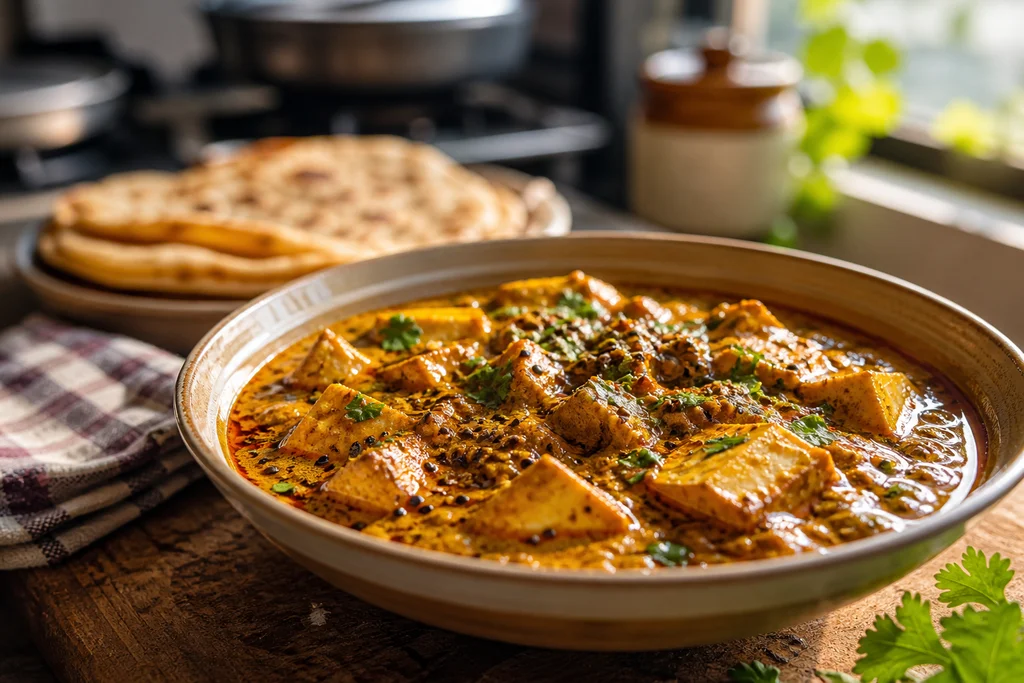
#> input picture frontend/kitchenai-frontend/assets/dishes/achari-paneer.webp, 1024 x 683 px
$ python generate-circular-favicon.py ../assets/dishes/achari-paneer.webp
#> lines starting #> are read from the running program, lines starting #| are printed output that depends on the picture
#!/usr/bin/env python3
"""Mask assets/favicon.png (or given PNG) into a circle for browser tab display."""
from __future__ import annotations

import sys
from pathlib import Path

from PIL import Image, ImageDraw

ROOT = Path(__file__).resolve().parents[1]
DEFAULT = ROOT / "assets" / "favicon.png"


def circularize(path: Path) -> None:
    src = Image.open(path).convert("RGBA")
    w, h = src.size
#> w = 1024; h = 683
    side = max(w, h)
#> side = 1024
    # Cover-crop to square so non-square sources don't get white letterbox bands.
    scale = side / min(w, h)
#> scale = 1.5
    resized = src.resize((round(w * scale), round(h * scale)), Image.LANCZOS)
    rw, rh = resized.size
#> rw = 1535; rh = 1024
    square = resized.crop(((rw - side) // 2, (rh - side) // 2, (rw + side) // 2, (rh + side) // 2))
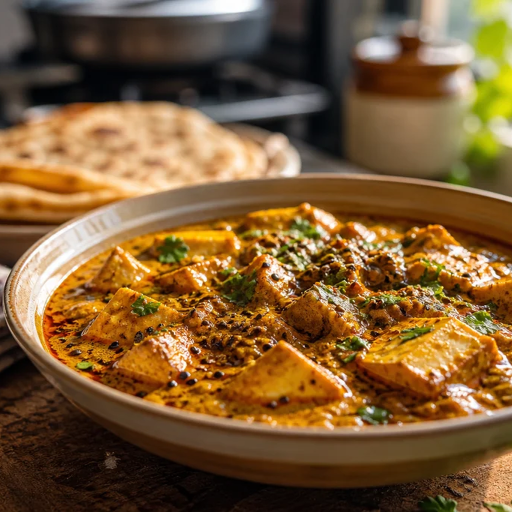
#> square: PIL image 1024x1024 RGBA (shown at 1/2 size); mean R, G, B, A 124.2, 91.5, 52.5, 255

    mask = Image.new("L", (side, side), 0)
#> mask: PIL image 1024x1024 L; every value is 0
    draw = ImageDraw.Draw(mask)
    draw.ellipse((0, 0, side - 1, side - 1), fill=255)

    out = Image.new("RGBA", (side, side), (0, 0, 0, 0))
#> out: PIL image 1024x1024 RGBA; every value is 0
    out.paste(square, (0, 0), mask)
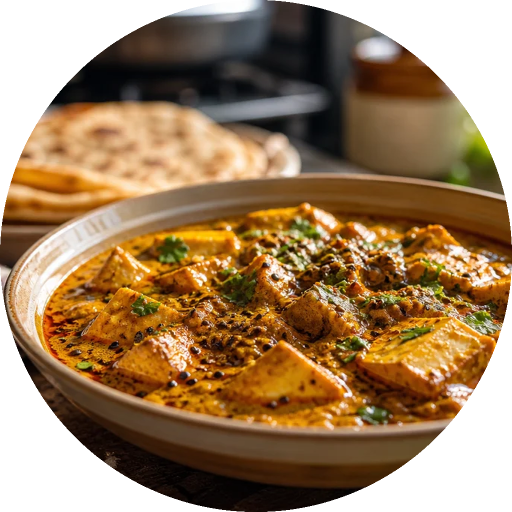
#> out: PIL image 1024x1024 RGBA (shown at 1/2 size); mean R, G, B, A 103.4, 74.1, 41, 200.2; transparent parts drawn white
    out.save(path, "PNG", optimize=True)
    print(f"Circular favicon: {path} ({side}×{side} RGBA)")
#| Circular favicon: frontend/kitchenai-frontend/assets/dishes/achari-paneer.webp (1024×1024 RGBA)


def main() -> None:
    target = Path(sys.argv[1]).resolve() if len(sys.argv) > 1 else DEFAULT
    if not target.is_file():
        raise SystemExit(f"Not found: {target}")
    circularize(target)


if __name__ == "__main__":
    main()

$ run again, on frontend/kitchenai-frontend/assets/dishes/aloo-paratha.webp
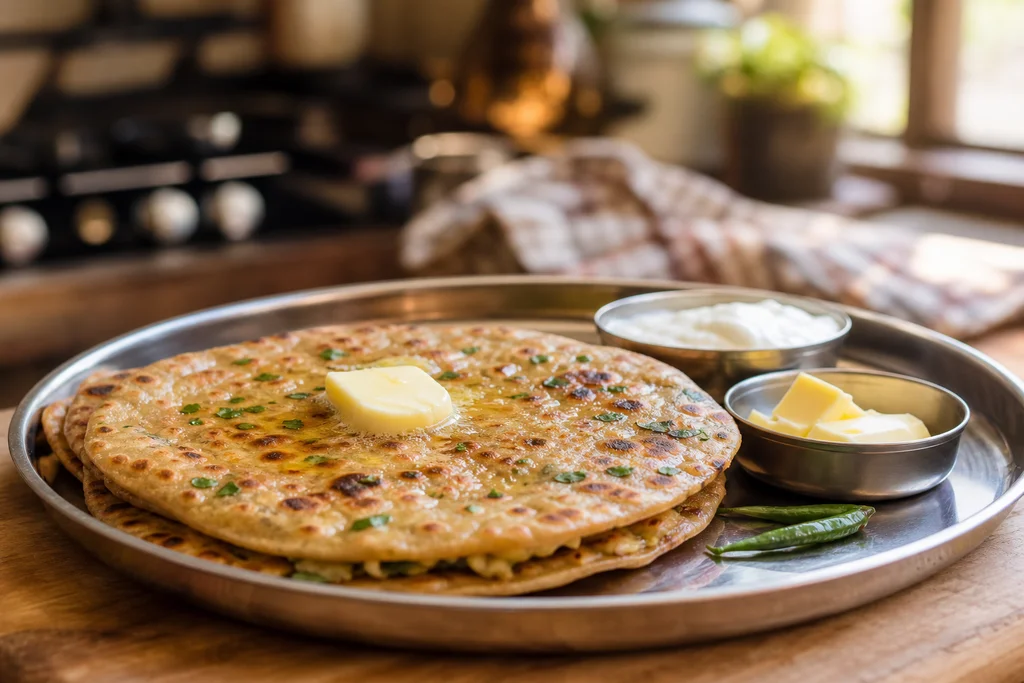
#> input picture frontend/kitchenai-frontend/assets/dishes/aloo-paratha.webp, 1024 x 683 px
#> in circularize, `square = resized.crop(((rw - side) // 2, (rh - side) // 2, (rw + side)..`:
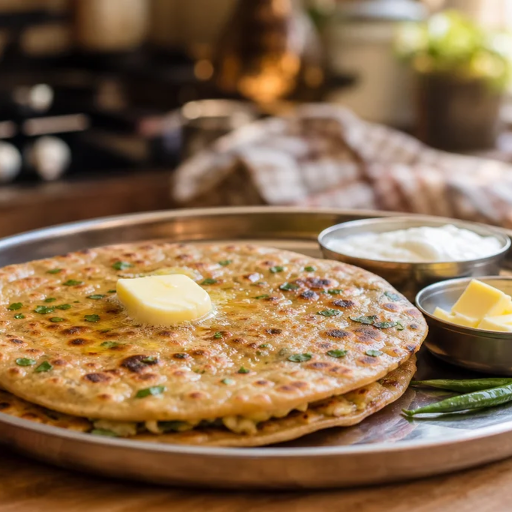
#> square: PIL image 1024x1024 RGBA (shown at 1/2 size); mean R, G, B, A 135.9, 106.6, 76.1, 255
#> mask: PIL image 1024x1024 L; every value is 0
#> in circularize, `out.paste(square, (0, 0), mask)`:
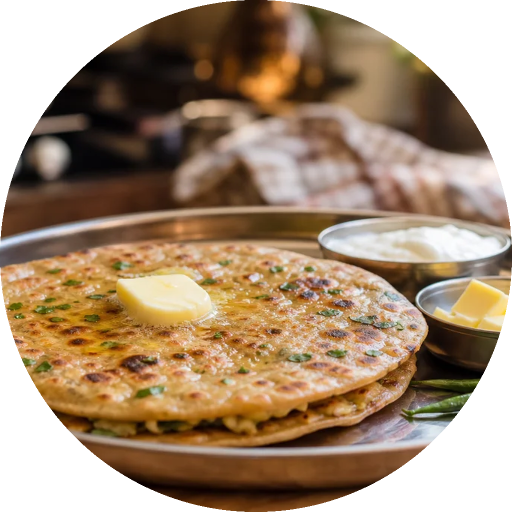
#> out: PIL image 1024x1024 RGBA (shown at 1/2 size); mean R, G, B, A 110.3, 86.4, 62.1, 200.2; transparent parts drawn white
#| Circular favicon: frontend/kitchenai-frontend/assets/dishes/aloo-paratha.webp (1024×1024 RGBA)

$ run again, on frontend/kitchenai-frontend/assets/dishes/aloo-simla-matar.webp
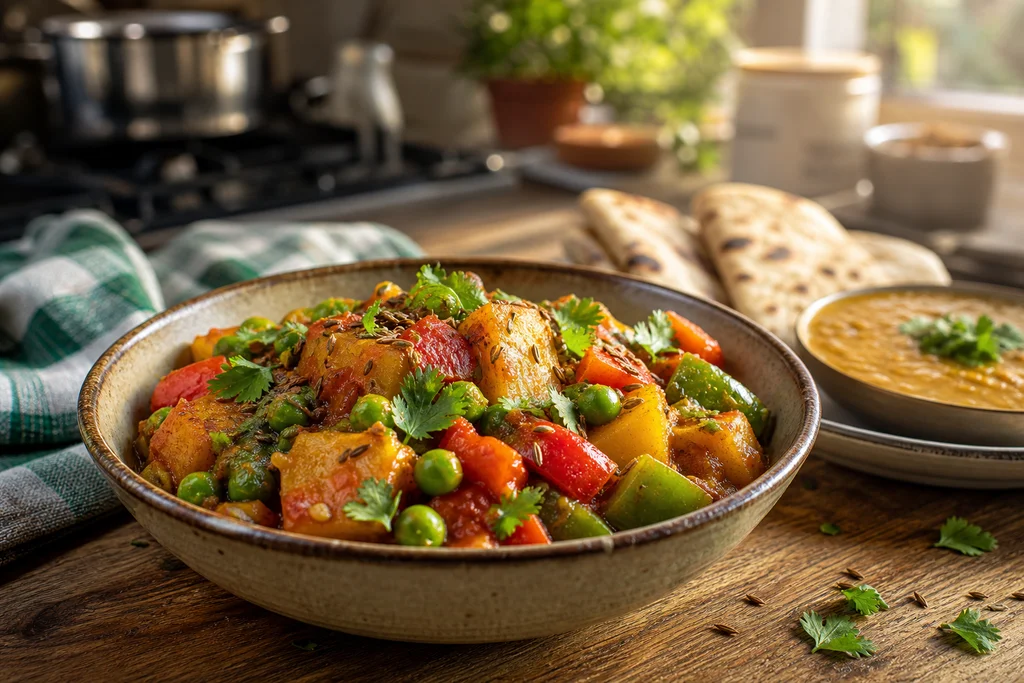
#> input picture frontend/kitchenai-frontend/assets/dishes/aloo-simla-matar.webp, 1024 x 683 px
#> in circularize, `square = resized.crop(((rw - side) // 2, (rh - side) // 2, (rw + side)..`:
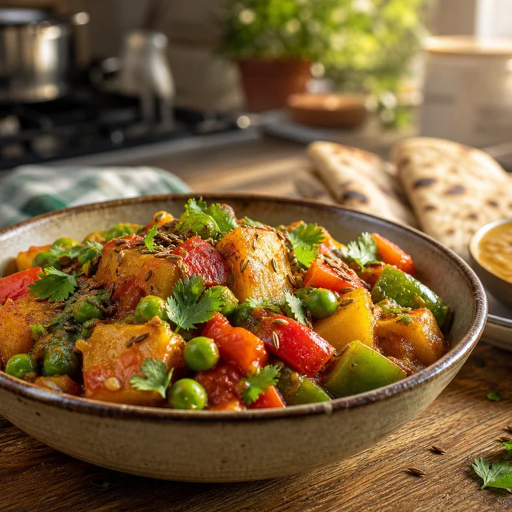
#> square: PIL image 1024x1024 RGBA (shown at 1/2 size); mean R, G, B, A 123.7, 96.3, 57.1, 255
#> mask: PIL image 1024x1024 L; every value is 0
#> in circularize, `out.paste(square, (0, 0), mask)`:
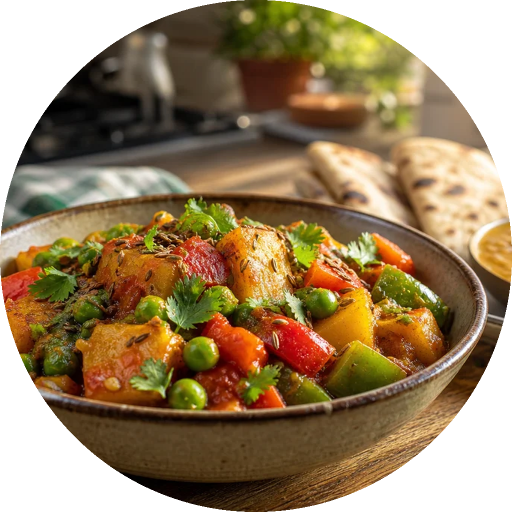
#> out: PIL image 1024x1024 RGBA (shown at 1/2 size); mean R, G, B, A 99.7, 76.8, 43.9, 200.2; transparent parts drawn white
#| Circular favicon: frontend/kitchenai-frontend/assets/dishes/aloo-simla-matar.webp (1024×1024 RGBA)

$ run again, on frontend/kitchenai-frontend/assets/dishes/amritsari-chole.webp
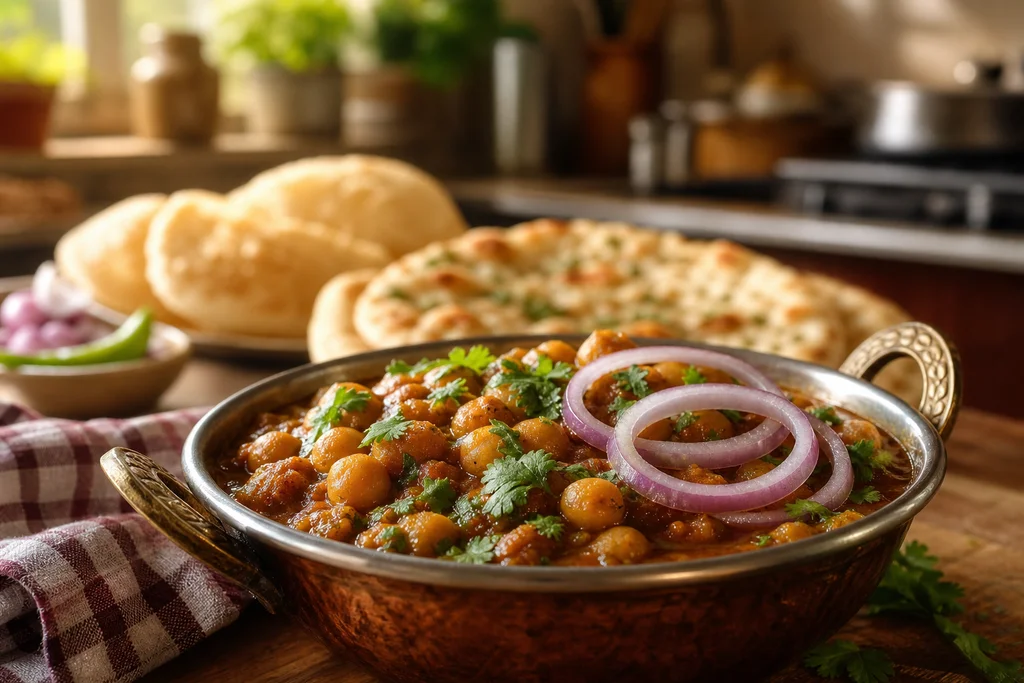
#> input picture frontend/kitchenai-frontend/assets/dishes/amritsari-chole.webp, 1024 x 683 px
#> in circularize, `square = resized.crop(((rw - side) // 2, (rh - side) // 2, (rw + side)..`:
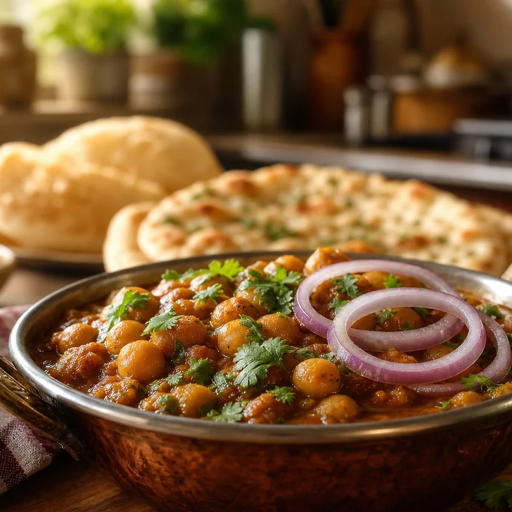
#> square: PIL image 1024x1024 RGBA (shown at 1/2 size); mean R, G, B, A 120.3, 87, 50.5, 255
#> mask: PIL image 1024x1024 L; every value is 0
#> in circularize, `out.paste(square, (0, 0), mask)`:
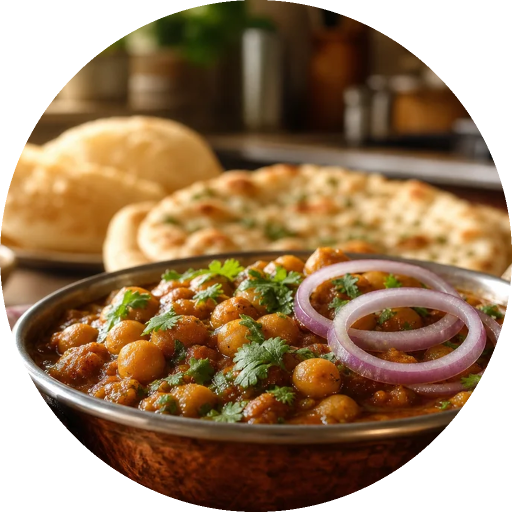
#> out: PIL image 1024x1024 RGBA (shown at 1/2 size); mean R, G, B, A 101.7, 73.3, 43.3, 200.2; transparent parts drawn white
#| Circular favicon: frontend/kitchenai-frontend/assets/dishes/amritsari-chole.webp (1024×1024 RGBA)
